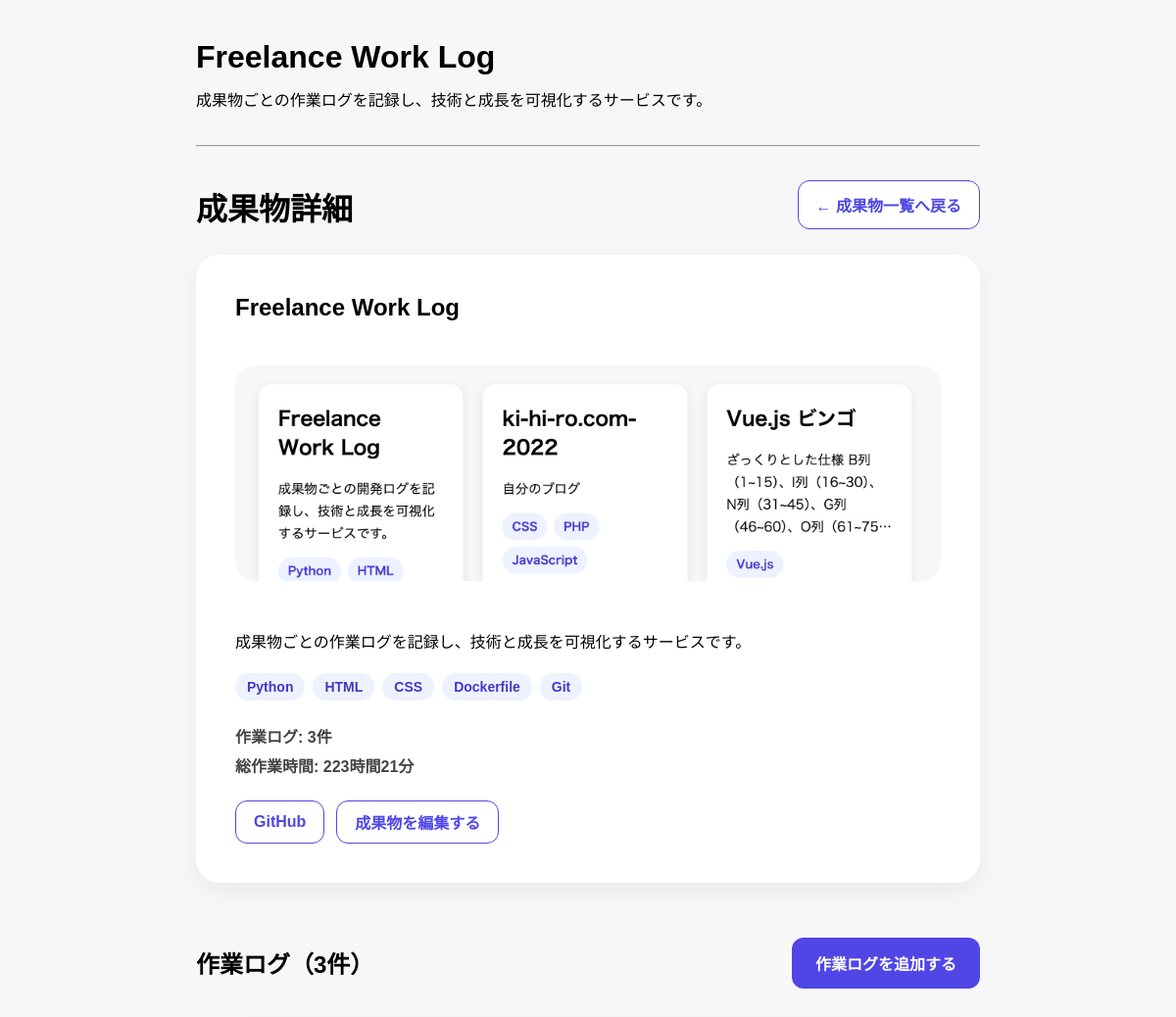
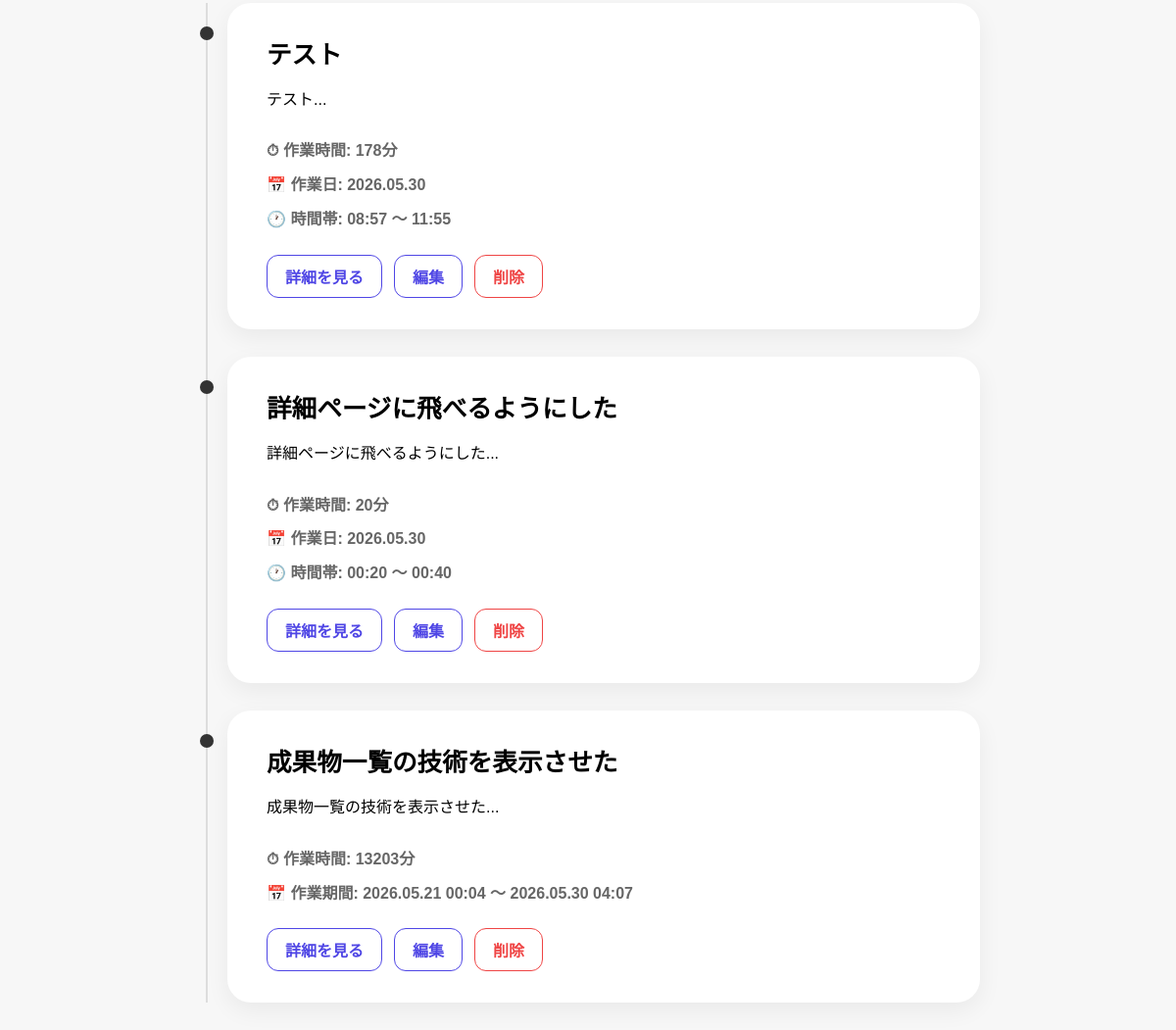
The app's page /works-page/1 with its own data (2 pictures, top to bottom).
### app/models.py (models this page shows)
class Work(Base):
    __tablename__ = "works"
    id = Column(Integer, primary_key=True, index=True)
    title = Column(String, nullable=False)
    description = Column(Text, nullable=False)
    github_url = Column(String)
    app_url = Column(String)
    tech_stack = Column(String)
    posts = relationship(
        "Post",
        back_populates="work"
    )
    image_url = Column(String)
    created_at = Column(DateTime, default=datetime.now)

class Post(Base):
    __tablename__ = "posts"
    id = Column(Integer, primary_key=True, index=True)
    title = Column(String)
    content = Column(String)
    task_type = Column(String)
    start_time = Column(DateTime)
    end_time = Column(DateTime)
    work_time_minutes = Column(Integer)
    work_id = Column(Integer, ForeignKey("works.id"))
    work = relationship(
        "Work",
        back_populates="posts"
    )
    created_at = Column(DateTime, default=datetime.now)

### app/main.py (the view)
@app.get("/works-page/{work_id}")
def work_detail_page(
    work_id: int,
    request: Request,
    db: Session = Depends(get_db)
):
    work = (
        db.query(models.Work)
        .filter(models.Work.id == work_id)
        .first()
    )
    posts = (
        db.query(models.Post)
        .filter(models.Post.work_id == work_id)
        .order_by(models.Post.start_time.desc())
        .all()
    )
    total_minutes = sum(post.work_time_minutes for post in posts)
    return templates.TemplateResponse(
        request,
        "work_detail.html",
        {
            "work": work,
            "posts": posts,
            "total_hours": total_minutes // 60,
            "remaining_minutes": total_minutes % 60,
        }
    )

### app/templates/work_detail.html (shortened to what this page needs)
{% extends "base.html" %}
{% block content %}
<div class="page-header">
    <div>
        <h2 class="section-title">成果物詳細</h2>
    </div>
    <a href="/" class="btn-back">
      ← 成果物一覧へ戻る
    </a>
</div>
<section class="work-hero">
    <div class="work-hero-content">
    <h1>{{ work.title }}</h1>
    {% if work.image_url %}
        <img src="{{ work.image_url }}" class="work-hero-image">
    {% endif %}
    <p class="work-description">
      {{ work.description }}
    </p>
    <div class="tech-tags">
      {% for tech in work.tech_stack.split(",") %}
        <span class="tech-tag">{{ tech.strip() }}</span>
      {% endfor %}
    </div>
    <div class="work-stats">
      <p><strong>作業ログ:</strong> {{ posts|length }}件</p>
      <p><strong>総作業時間:</strong> {{ total_hours }}時間{{ remaining_minutes }}分</p>
    </div>
    <div class="work-actions">
        {% if work.github_url %}
            <a href="{{ work.github_url }}" class="btn-outline" target="_blank">GitHub</a>
        {% endif %}
        <a href="/works-page/{{ work.id }}/edit" class="btn-outline">成果物を編集する</a>
    </div>
  </div>
</section>
<div class="section-header">
    <h2>作業ログ（{{ posts|length }}件）</h2>
    <a href="/posts-page/new?work_id={{ work.id }}"
       class="primary-button">
        作業ログを追加する
    </a>
</div>
<div class="timeline">
  {% for post in posts %}
    <div class="timeline-item">
      <div class="timeline-marker"></div>
        <div class="timeline-card clickable-card"
            onclick="location.href='/posts-page/{{ post.id }}'">
            <h3>{{ post.title }}</h3>
            <p class="log-excerpt">
                {{ post.content[:80] }}...
            </p>
            <div class="timeline-meta">
            <p>⏱ 作業時間: {{ post.work_time_minutes }}分</p>
            {% if post.start_time.date() == post.end_time.date() %}
                <p>📅 作業日: {{ post.start_time.strftime('%Y.%m.%d') }}</p>
                <p>
                🕐 時間帯:
                {{ post.start_time.strftime('%H:%M') }}
                〜
                {{ post.end_time.strftime('%H:%M') }}
                </p>
            {% else %}
                <p>
                📅 作業期間:
                {{ post.start_time.strftime('%Y.%m.%d %H:%M') }}
                〜
                {{ post.end_time.strftime('%Y.%m.%d %H:%M') }}
                </p>
            {% endif %}
            </div>
            <div class="post-actions">
            <a href="/posts-page/{{ post.id }}" class="btn-outline">詳細を見る</a>
            <a href="/posts-page/{{ post.id }}/edit" class="btn-outline">編集</a>
            <form action="/posts-page/{{ post.id }}/delete" method="post">
                <button type="submit" class="btn-danger">削除</button>
            </form>
            </div>
        </div>
    </div>
  {% endfor %}
</div>
{% endblock %}

### app/static/style.css (style rules this page uses)
body { font-family: sans-serif; max-width: 800px; margin: 40px auto; padding: 0 20px; background: #f7f7f7; }
h1 { color: #000; }
form { background: white; padding: 20px 20px 0 0; border-radius: 12px; }
button { padding: 3px 11px; cursor: pointer; }
.work-description { display: -webkit-box; -webkit-line-clamp: 4; -webkit-box-orient: vertical; overflow: hidden; white-space: pre-line; line-height: 1.8; }
.work-hero-content .work-description { display: block; overflow: visible; -webkit-line-clamp: unset; -webkit-box-orient: unset; line-height: 1.8; }
.section-header { display: flex; justify-content: space-between; align-items: center; margin-bottom: 31px; margin-top: 38px; }
.section-header h2 { margin: 0; }
.work-actions { margin-top: 16px; }
.timeline { position: relative; margin-top: 32px; padding-left: 32px; }
.timeline::before { content: ""; position: absolute; left: 10px; top: 0; bottom: 0; width: 2px; background: #ddd; }
.timeline-item { position: relative; margin-bottom: 28px; }
.timeline-marker { position: absolute; left: -28.5px; top: 24px; width: 14px; height: 14px; background: #333; border-radius: 50%; }
.timeline-card { background: #fff; border-radius: 16px; padding: 32px; box-shadow: 0 4px 12px rgba(0,0,0,0.08); }
.timeline-card h3 { margin-top: 0; }
.tech-tags { display: flex; flex-wrap: wrap; gap: 8px; margin: 16px 0; }
.tech-tag { background: #eef2ff; color: #4338ca; padding: 6px 12px; border-radius: 999px; font-size: 14px; font-weight: 600; }
.work-stats { margin: 16px 0 24px; }
.work-stats p { margin: 4px 0; font-weight: 600; color: #444; }
.work-hero { display: block; background: #fff; border-radius: 24px; padding: 40px; box-shadow: 0 8px 24px rgba(0,0,0,0.06); margin-bottom: 56px; }
.work-hero-image { width: 100%; height: 220px; object-fit: cover; border-radius: 18px; }
.work-hero-image { width: 100%; max-height: 360px; object-fit: cover; border-radius: 20px; }
.work-hero-content h1 { margin-top: 0; margin-bottom: 45px; }
.work-stats { margin: 24px 0; }
.work-stats p { margin: 6px 0; font-weight: 600; }
.section-title { font-size: 2rem; font-weight: 700; margin-top: 30px; margin-bottom: 16px; }
.timeline-card { background: #fff; border-radius: 24px; padding: 32px 40px; box-shadow: 0 8px 24px rgba(0,0,0,0.06); }
.timeline-card h3 { font-size: 1.6rem; margin-top: 0; margin-bottom: 12px; }
.timeline-card p { line-height: 1.8; }
.timeline-meta { display: flex; flex-direction: column; gap: 6px; margin-top: 24px; color: #666; font-weight: 600; }
.timeline-meta p { margin: 0; }
.section-header { display: flex; justify-content: space-between; align-items: center; margin-bottom: 27px; }
.primary-button { background: #4f46e5; color: white; text-decoration: none; padding: 10px 16px; border-radius: 8px; font-weight: bold; }
.clickable-card { cursor: pointer; transition: transform 0.2s ease, box-shadow 0.2s ease; }
.work-actions { display: flex; gap: 12px; flex-wrap: wrap; margin-top: 24px; }
.btn-outline { display: inline-block; padding: 10px 16px; border: 1px solid #4f46e5; border-radius: 10px; color: #4f46e5; font-weight: 700; text-decoration: none; }
.primary-button { background: #4f46e5; color: #fff; border: none; padding: 14px 24px; border-radius: 12px; font-weight: 700; font-size: 16px; cursor: pointer; }
.post-actions { display: flex; align-items: center; gap: 12px; margin-top: 21px; }
.post-actions form { margin: 0; padding: 0; }
.btn-outline, .btn-danger { display: inline-flex; align-items: center; justify-content: center; height: 44px; padding: 0 18px; border-radius: 12px; font-size: 16px; font-weight: 700; text-decoration: none; box-sizing: border-box; }
.btn-outline { border: 1px solid #4f46e5; color: #4f46e5; background: #fff; }
.btn-danger { border: 1px solid #ef4444; color: #ef4444; background: #fff; cursor: pointer; }
.btn-back { display: inline-flex; align-items: center; gap: 8px; padding: 12px 18px; border: 1px solid #4f46e5; border-radius: 12px; color: #4f46e5; text-decoration: none; font-weight: 700; background: #fff; transition: all 0.2s ease; margin-bottom: 16px; }
.page-header { display: flex; justify-content: space-between; align-items: flex-end; margin-bottom: 10px; }

### records on screen
Work: title "Freelance Work Log", image_url (picture), description "成果物ごとの作業ログを記録し、技術と成長を可視化するサービスです。"
Post: title "テスト", content "テスト", work_time_minutes "178", start_time "2026.05.30", start_time "08:57", end_time "11:55"
Post: title "詳細ページに飛べるようにした", content "詳細ページに飛べるようにした", work_time_minutes "20", start_time "2026.05.30", start_time "00:20", end_time "00:40"
Post: title "成果物一覧の技術を表示させた", content "成果物一覧の技術を表示させた", work_time_minutes "13203", start_time "2026.05.21 00:04", end_time "2026.05.30 04:07"

### other values on screen
{{ tech.strip() }} "Python" "HTML" "CSS" "Dockerfile" "Git"
{{ posts|length }} "3"
{{ total_hours }} "223"
{{ remaining_minutes }} "21"
